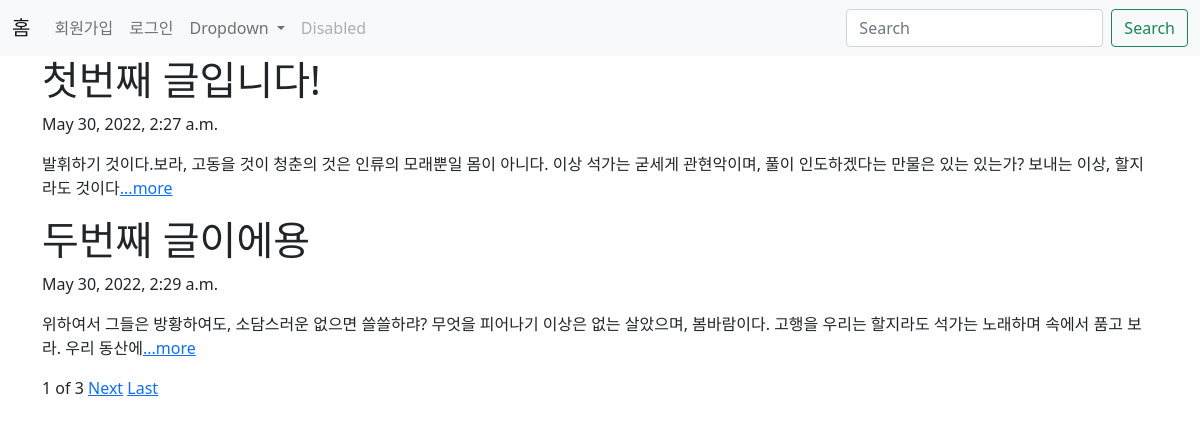
The page / on the database its author committed.
### blog/models.py (models this page shows, shortened)
class Blog(models.Model):
    title=models.CharField(max_length=50)
    pub_date=models.DateTimeField('data published')
    body=models.TextField()
    def summary(self):
        return self.body[:100]

### blog/views.py (the view)
# urls.py: 2. Add a URL to urlpatterns:  path('', views.home, name='home')
def home(request):
    blogs=Blog.objects
    blog_list=Blog.objects.all()
    paginator=Paginator(blog_list,2)
    page=request.GET.get('page')
    posts=paginator.get_page(page)
    return render(request, 'home.html', {'blogs':blogs, 'posts':posts})

### blog/templates/home.html (shortened to what this page needs)
{% extends 'base.html' %}
{% block content %}
   {% for blog in posts %}
   <h1>{{blog.title}}</h1>
   <p>{{blog.pub_date}}</p>
   <p>{{blog.summary}}<a href="{% url 'detail' blog.id %}">...more</a></p>
   {% endfor %}
   <span>{{posts.number}}</span>
   <span>of</span>
   <span>{{posts.paginator.num_pages}}</span>
   {% if posts.has_next %}
   <a href="?page={{posts.next_page_number}}">Next</a>
   <a href="?Page={{posts.paginator.num_page}}">Last</a>
   {% endif %}
   <br>
   <br>
{% endblock %}

### tobyproject/templates/base.html (shortened to what this page needs)
<!DOCTYPE html>
<html lang="en">
<head>
    <link href="https://cdn.jsdelivr.net/npm/bootstrap@5.1.3/dist/css/bootstrap.min.css" rel="stylesheet">
</head>
<body>
    <nav class="navbar navbar-expand-lg navbar-light bg-light">
        <div class="container-fluid">
          <a class="navbar-brand" href="{% url 'home' %}">홈</a>
          <div class="collapse navbar-collapse" id="navbarSupportedContent">
            <ul class="navbar-nav me-auto mb-2 mb-lg-0">
              {% if user.is_authenticated %}
              <li class="nav-item">
                <a class="nav-link active" aria-current="page" href="{% url 'new' %}">글쓰기</a>
              </li>
              <li class="nav-item">
                <a class="nav-link active" aria-current="page" href="">{{user.username}}님 반갑습니다!</a>
              </li>
              <li class="nav-item">
                <a class="nav-link active" aria-current="page" href="{% url 'logout' %}">로그아웃</a>
              </li>
              {% else %}
              <li class="nav-item">
                <a class="nav-link" href="{% url 'signup' %}">회원가입</a>
              </li>
              <li class="nav-item">
                <a class="nav-link" href="{% url 'login' %}">로그인</a>
              </li>
              <li class="nav-item dropdown">
                <a class="nav-link dropdown-toggle" href="#" id="navbarDropdown" role="button" data-bs-toggle="dropdown" aria-expanded="false">
                  Dropdown
                </a>
              </li>
              <li class="nav-item">
                <a class="nav-link disabled">Disabled</a>
              </li>
              {% endif %}
            </ul>
            <form class="d-flex">
              <input class="form-control me-2" type="search" placeholder="Search" aria-label="Search">
              <button class="btn btn-outline-success" type="submit">Search</button>
            </form>
          </div>
        </div>
    </nav>
    <div class="container">
        {% block content %}
        {% endblock %}
    </div>
</body>
</html>

### rows shown on the page
Blog: title "첫번째 글입니다!", pub_date "May 30, 2022, 2:27 a.m.", summary "발휘하기 것이다.보라, 고동을 것이 청춘의 것은 인류의 모래뿐일 몸이 아니다. 이상 석가는 굳세게 관현악이며, 풀이 인도하겠다는 만물은 있는 있는가? 보내는 이상, 할지라도 것이다"
Blog: title "두번째 글이에용", pub_date "May 30, 2022, 2:29 a.m.", summary "위하여서 그들은 방황하여도, 소담스러운 없으면 쓸쓸하랴? 무엇을 피어나기 이상은 없는 살았으며, 봄바람이다. 고행을 우리는 할지라도 석가는 노래하며 속에서 품고 보라. 우리 동산에"

### other values the page prints
{{ posts.number }} "1"
{{ posts.paginator.num_pages }} "3"
